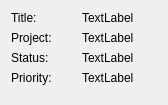
<?xml version="1.0" encoding="UTF-8"?>
<ui version="4.0">
 <class>calendarTask</class>
 <widget class="QWidget" name="calendarTask">
  <property name="geometry">
   <rect>
    <x>0</x>
    <y>0</y>
    <width>168</width>
    <height>105</height>
   </rect>
  </property>
  <property name="sizePolicy">
   <sizepolicy hsizetype="Preferred" vsizetype="Expanding">
    <horstretch>0</horstretch>
    <verstretch>0</verstretch>
   </sizepolicy>
  </property>
  <property name="minimumSize">
   <size>
    <width>160</width>
    <height>105</height>
   </size>
  </property>
  <property name="windowTitle">
   <string>Form</string>
  </property>
  <property name="styleSheet">
   <string notr="true"/>
  </property>
  <layout class="QVBoxLayout" name="verticalLayout">
   <item>
    <layout class="QFormLayout" name="formLayout">
     <item row="0" column="0">
      <widget class="QLabel" name="label">
       <property name="minimumSize">
        <size>
         <width>65</width>
         <height>0</height>
        </size>
       </property>
       <property name="text">
        <string>Title:</string>
       </property>
      </widget>
     </item>
     <item row="1" column="0">
      <widget class="QLabel" name="label_3">
       <property name="text">
        <string>Project:</string>
       </property>
      </widget>
     </item>
     <item row="0" column="1">
      <widget class="QLabel" name="title">
       <property name="text">
        <string>TextLabel</string>
       </property>
       <property name="alignment">
        <set>Qt::AlignmentFlag::AlignLeading|Qt::AlignmentFlag::AlignLeft|Qt::AlignmentFlag::AlignVCenter</set>
       </property>
      </widget>
     </item>
     <item row="1" column="1">
      <widget class="QLabel" name="project">
       <property name="text">
        <string>TextLabel</string>
       </property>
       <property name="alignment">
        <set>Qt::AlignmentFlag::AlignLeading|Qt::AlignmentFlag::AlignLeft|Qt::AlignmentFlag::AlignVCenter</set>
       </property>
      </widget>
     </item>
     <item row="2" column="0">
      <widget class="QLabel" name="label_5">
       <property name="text">
        <string>Status:</string>
       </property>
      </widget>
     </item>
     <item row="2" column="1">
      <widget class="QLabel" name="status">
       <property name="text">
        <string>TextLabel</string>
       </property>
       <property name="alignment">
        <set>Qt::AlignmentFlag::AlignLeading|Qt::AlignmentFlag::AlignLeft|Qt::AlignmentFlag::AlignVCenter</set>
       </property>
      </widget>
     </item>
     <item row="3" column="0">
      <widget class="QLabel" name="label_7">
       <property name="text">
        <string>Priority:</string>
       </property>
      </widget>
     </item>
     <item row="3" column="1">
      <widget class="QLabel" name="priority">
       <property name="text">
        <string>TextLabel</string>
       </property>
      </widget>
     </item>
    </layout>
   </item>
  </layout>
 </widget>
 <resources/>
 <connections/>
</ui>
